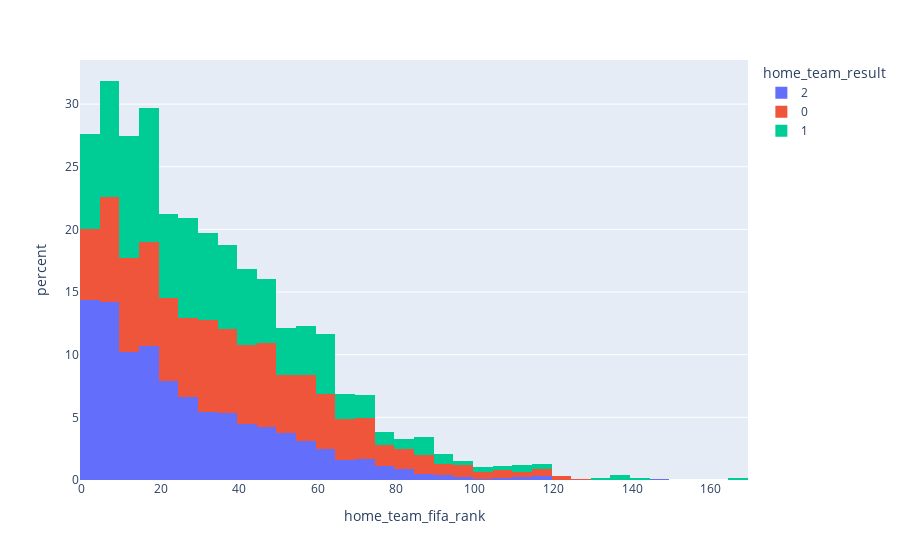

The code cell stored with this chart in its notebook:
### Code cell
# plotly histogram of home_team_fifa_rank
fig = px.histogram(train, x='home_team_fifa_rank', 
                    color='home_team_result',
                    # show percentages
                    histnorm='percent',
                    )
fig.show()

### Figure 1 — Plotly figure (JSON) as saved in the notebook; plotly's stock layout.template omitted (floating-point values rounded to 4 significant figures; data arrays with more than 128 entries replaced by an {"elided": "..."} marker saying what was removed)
{"data": [{"alignmentgroup": "True", "bingroup": "x", "histnorm": "percent", "hovertemplate": "home_team_result=2<br>home_team_fifa_rank=%{x}<br>percent=%{y}<extra></extra>", "legendgroup": "2", "marker": {"color": "#636efa", "pattern": {"shape": ""}}, "name": "2", "offsetgroup": "2", "orientation": "v", "showlegend": true, "type": "histogram", "x": {"elided": "1375 int values"}, "xaxis": "x", "yaxis": "y"}, {"alignmentgroup": "True", "bingroup": "x", "histnorm": "percent", "hovertemplate": "home_team_result=0<br>home_team_fifa_rank=%{x}<br>percent=%{y}<extra></extra>", "legendgroup": "0", "marker": {"color": "#EF553B", "pattern": {"shape": ""}}, "name": "0", "offsetgroup": "0", "orientation": "v", "showlegend": true, "type": "histogram", "x": {"elided": "890 int values"}, "xaxis": "x", "yaxis": "y"}, {"alignmentgroup": "True", "bingroup": "x", "histnorm": "percent", "hovertemplate": "home_team_result=1<br>home_team_fifa_rank=%{x}<br>percent=%{y}<extra></extra>", "legendgroup": "1", "marker": {"color": "#00cc96", "pattern": {"shape": ""}}, "name": "1", "offsetgroup": "1", "orientation": "v", "showlegend": true, "type": "histogram", "x": {"elided": "747 int values"}, "xaxis": "x", "yaxis": "y"}], "layout": {"barmode": "relative", "legend": {"title": {"text": "home_team_result"}, "tracegroupgap": 0}, "margin": {"t": 60}, "xaxis": {"anchor": "y", "domain": [0, 1], "title": {"text": "home_team_fifa_rank"}}, "yaxis": {"anchor": "x", "domain": [0, 1], "title": {"text": "percent"}}}}
